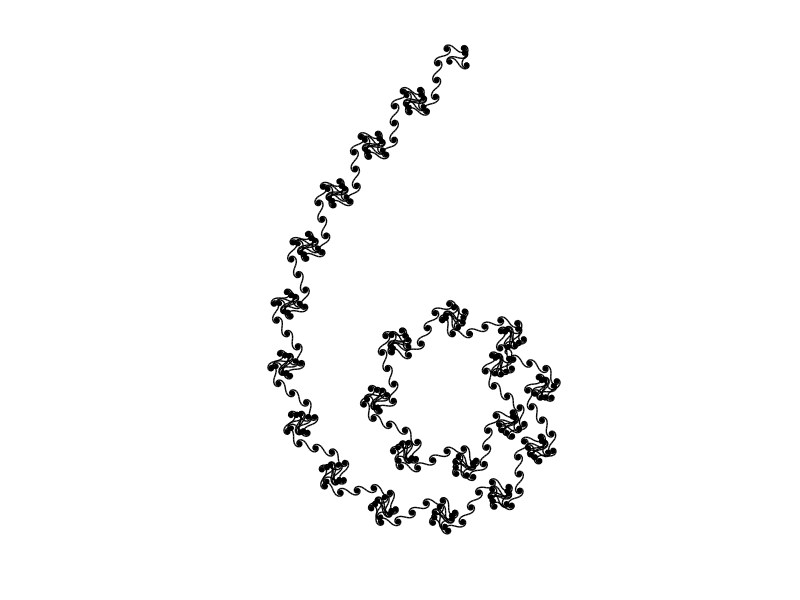

Write the MATLAB code that produced this figure.
function Curlicue1
s = sqrt(2)*0.0196;
theta = 0;
phi = 0;
total = 10000;
curx = zeros(1,total);
cury = zeros(1,total);
xn = 0;
yn = 0;
for k = 1:total
    theta = mod(theta+2*pi*s,2*pi);
    phi = mod(phi,2*pi)+theta;
    [x,y] = pol2cart(phi,1);
    xn = x+xn;
    yn = y+yn;
    curx(k) = xn;
    cury(k) = yn;
end
line(curx,cury,'linewidth',1,'color','k');
axis off equal
set(gcf,'color',[1 1 1])
end
